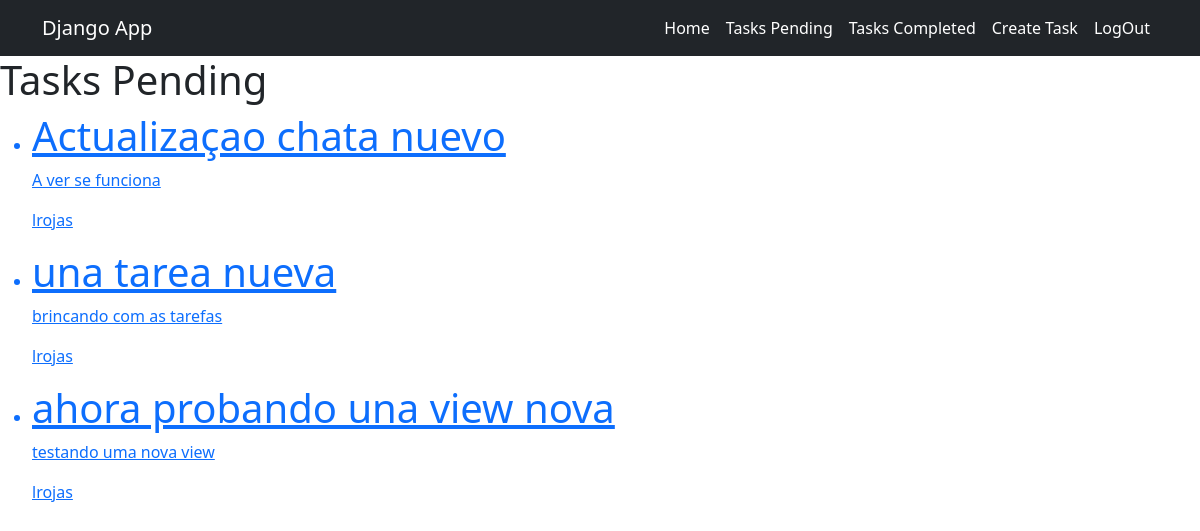
The page /tasks/ (signed in) on the database its author committed.
### tasks/models.py (models this page shows, shortened)
class Task(models.Model):
    title = models.CharField(max_length=100)
    description = models.TextField(blank=True)
    created = models.DateTimeField(auto_now_add=True)
    datecompleted = models.DateTimeField(null=True, blank=True)
    important = models.BooleanField(default=False)
    user = models.ForeignKey(User, on_delete=models.CASCADE)

### tasks/views.py (the view)
# urls.py: path('tasks/', views.tasks, name='tasks' ),
@login_required
def tasks(request):
    tasks = Task.objects.filter(user=request.user, datecompleted__isnull=True)
    return render(request, 'tasks.html', {
        'tasks': tasks
    })

### tasks/templates/tasks.html (shortened to what this page needs)
{% extends 'base.html' %}
{% block content %}
<h1>Tasks Pending</h1>
<ul>
    {% for task in tasks %}
    <a href="{% url 'task_detail' task.id %}">
        <li>
            {% if task.important %}
            <strong><h1>{{task.title}}</h1></strong>
            {% else %}
            <h1>{{task.title}}</h1>
            {% endif %}
            <p>{{task.description}}</p>
            <p>{{task.user.username}}</p>
        </li>
    </a>
    {% endfor %}
</ul>
{% endblock %}

### tasks/templates/base.html (shortened to what this page needs)
<!DOCTYPE html>
<html lang="en">
<head>
    <link rel="stylesheet" href="https://cdn.jsdelivr.net/npm/bootstrap@5.3.3/dist/css/bootstrap.min.css">
</head>
<body>
    <nav class="navbar navbar-expand-lg bg-dark navbar-dark ">
        <div class="container">
          <a class="navbar-brand" href="/">Django App</a>
          <div class="collapse navbar-collapse" id="navbarNav">
            <ul class="navbar-nav ms-auto">
                <li class="nav-item">
                    <a class="nav-link active" href="/">Home</a>
                </li>
                {% if user.is_authenticated %}
                <li class="nav-item">
                    <a class="nav-link active" href="/tasks/">Tasks Pending</a>
                </li>
                <li class="nav-item">
                    <a class="nav-link active" href="/tasks_completed/">Tasks Completed</a>
                </li>
                <li class="nav-item">
                    <a class="nav-link active" href="/tasks/create/">Create Task</a>
                </li>
                <li class="nav-item">
                    <a class="nav-link active" href="/logout">LogOut</a>
                </li>
                {% endif %}
            </ul>
          </div>
        </div>
      </nav>
    {% block content %}
    {% endblock %}
</body>
</html>

### rows shown on the page
Task: title "Actualizaçao chata nuevo", description "A ver se funciona", user.username "lrojas"
Task: title "una tarea nueva", description "brincando com as tarefas", user.username "lrojas"
Task: title "ahora probando una view nova", description "testando uma nova view", user.username "lrojas"
